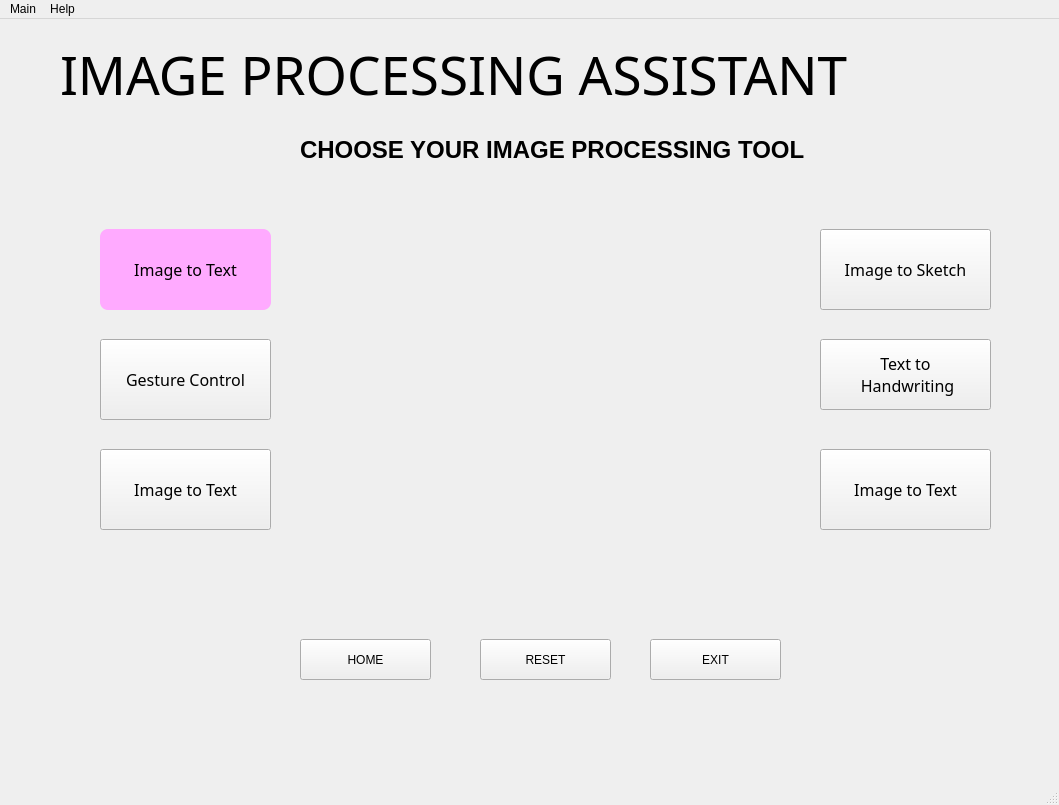
<?xml version="1.0" encoding="UTF-8"?>
<ui version="4.0">
 <class>MainWindow</class>
 <widget class="QMainWindow" name="MainWindow">
  <property name="windowModality">
   <enum>Qt::ApplicationModal</enum>
  </property>
  <property name="geometry">
   <rect>
    <x>0</x>
    <y>0</y>
    <width>1059</width>
    <height>805</height>
   </rect>
  </property>
  <property name="sizePolicy">
   <sizepolicy hsizetype="Fixed" vsizetype="Fixed">
    <horstretch>0</horstretch>
    <verstretch>0</verstretch>
   </sizepolicy>
  </property>
  <property name="sizeIncrement">
   <size>
    <width>10</width>
    <height>0</height>
   </size>
  </property>
  <property name="acceptDrops">
   <bool>false</bool>
  </property>
  <property name="windowTitle">
   <string>Image Process</string>
  </property>
  <property name="windowIcon">
   <iconset theme="EYE">
    <normaloff>../pyqt</normaloff>../pyqt</iconset>
  </property>
  <property name="autoFillBackground">
   <bool>false</bool>
  </property>
  <property name="styleSheet">
   <string notr="true"/>
  </property>
  <property name="tabShape">
   <enum>QTabWidget::Rounded</enum>
  </property>
  <property name="icoo" stdset="0">
   <iconset>
    <normaloff>eye2.png</normaloff>eye2.png</iconset>
  </property>
  <widget class="QWidget" name="centralwidget">
   <widget class="QLabel" name="label">
    <property name="geometry">
     <rect>
      <x>300</x>
      <y>100</y>
      <width>511</width>
      <height>61</height>
     </rect>
    </property>
    <property name="font">
     <font>
      <pointsize>18</pointsize>
      <weight>75</weight>
      <bold>true</bold>
     </font>
    </property>
    <property name="mouseTracking">
     <bool>false</bool>
    </property>
    <property name="layoutDirection">
     <enum>Qt::LeftToRight</enum>
    </property>
    <property name="autoFillBackground">
     <bool>false</bool>
    </property>
    <property name="styleSheet">
     <string notr="true">border-radius:50px;</string>
    </property>
    <property name="text">
     <string>CHOOSE YOUR IMAGE PROCESSING TOOL</string>
    </property>
   </widget>
   <widget class="QPushButton" name="pushButton_2">
    <property name="geometry">
     <rect>
      <x>100</x>
      <y>210</y>
      <width>171</width>
      <height>81</height>
     </rect>
    </property>
    <property name="font">
     <font>
      <family>Eras Demi ITC</family>
      <pointsize>12</pointsize>
      <weight>50</weight>
      <italic>false</italic>
      <bold>false</bold>
      <stylestrategy>PreferDefault</stylestrategy>
     </font>
    </property>
    <property name="cursor">
     <cursorShape>OpenHandCursor</cursorShape>
    </property>
    <property name="autoFillBackground">
     <bool>false</bool>
    </property>
    <property name="styleSheet">
     <string notr="true">font: 12pt &quot;Eras Demi ITC&quot;;
background-color: rgb(255, 170, 255);
border-radius:8;
</string>
    </property>
    <property name="text">
     <string>Image to Text</string>
    </property>
   </widget>
   <widget class="QPushButton" name="pushButton_5">
    <property name="geometry">
     <rect>
      <x>820</x>
      <y>320</y>
      <width>171</width>
      <height>71</height>
     </rect>
    </property>
    <property name="font">
     <font>
      <family>Eras Demi ITC</family>
      <pointsize>12</pointsize>
      <weight>50</weight>
      <italic>false</italic>
      <bold>false</bold>
      <stylestrategy>PreferDefault</stylestrategy>
     </font>
    </property>
    <property name="cursor">
     <cursorShape>OpenHandCursor</cursorShape>
    </property>
    <property name="autoFillBackground">
     <bool>false</bool>
    </property>
    <property name="styleSheet">
     <string notr="true">font: 12pt &quot;Eras Demi ITC&quot;;</string>
    </property>
    <property name="text">
     <string>Text to
 Handwriting</string>
    </property>
   </widget>
   <widget class="QPushButton" name="pushButton_3">
    <property name="geometry">
     <rect>
      <x>820</x>
      <y>210</y>
      <width>171</width>
      <height>81</height>
     </rect>
    </property>
    <property name="font">
     <font>
      <family>Eras Demi ITC</family>
      <pointsize>12</pointsize>
      <weight>50</weight>
      <italic>false</italic>
      <bold>false</bold>
      <stylestrategy>PreferDefault</stylestrategy>
     </font>
    </property>
    <property name="cursor">
     <cursorShape>OpenHandCursor</cursorShape>
    </property>
    <property name="autoFillBackground">
     <bool>false</bool>
    </property>
    <property name="styleSheet">
     <string notr="true">font: 12pt &quot;Eras Demi ITC&quot;;</string>
    </property>
    <property name="text">
     <string>Image to Sketch</string>
    </property>
   </widget>
   <widget class="QPushButton" name="pushButton_4">
    <property name="geometry">
     <rect>
      <x>100</x>
      <y>320</y>
      <width>171</width>
      <height>81</height>
     </rect>
    </property>
    <property name="font">
     <font>
      <family>Eras Demi ITC</family>
      <pointsize>12</pointsize>
      <weight>50</weight>
      <italic>false</italic>
      <bold>false</bold>
      <stylestrategy>PreferDefault</stylestrategy>
     </font>
    </property>
    <property name="cursor">
     <cursorShape>OpenHandCursor</cursorShape>
    </property>
    <property name="autoFillBackground">
     <bool>false</bool>
    </property>
    <property name="styleSheet">
     <string notr="true">font: 12pt &quot;Eras Demi ITC&quot;;</string>
    </property>
    <property name="text">
     <string>Gesture Control</string>
    </property>
   </widget>
   <widget class="QPushButton" name="pushButton_7">
    <property name="geometry">
     <rect>
      <x>820</x>
      <y>430</y>
      <width>171</width>
      <height>81</height>
     </rect>
    </property>
    <property name="font">
     <font>
      <family>Eras Demi ITC</family>
      <pointsize>12</pointsize>
      <weight>50</weight>
      <italic>false</italic>
      <bold>false</bold>
      <stylestrategy>PreferDefault</stylestrategy>
     </font>
    </property>
    <property name="cursor">
     <cursorShape>OpenHandCursor</cursorShape>
    </property>
    <property name="autoFillBackground">
     <bool>false</bool>
    </property>
    <property name="styleSheet">
     <string notr="true">font: 12pt &quot;Eras Demi ITC&quot;;</string>
    </property>
    <property name="text">
     <string>Image to Text</string>
    </property>
   </widget>
   <widget class="QPushButton" name="pushButton_6">
    <property name="geometry">
     <rect>
      <x>100</x>
      <y>430</y>
      <width>171</width>
      <height>81</height>
     </rect>
    </property>
    <property name="font">
     <font>
      <family>Eras Demi ITC</family>
      <pointsize>12</pointsize>
      <weight>50</weight>
      <italic>false</italic>
      <bold>false</bold>
      <stylestrategy>PreferDefault</stylestrategy>
     </font>
    </property>
    <property name="cursor">
     <cursorShape>OpenHandCursor</cursorShape>
    </property>
    <property name="autoFillBackground">
     <bool>false</bool>
    </property>
    <property name="styleSheet">
     <string notr="true">font: 12pt &quot;Eras Demi ITC&quot;;</string>
    </property>
    <property name="text">
     <string>Image to Text</string>
    </property>
   </widget>
   <widget class="QPushButton" name="mic">
    <property name="geometry">
     <rect>
      <x>500</x>
      <y>270</y>
      <width>111</width>
      <height>151</height>
     </rect>
    </property>
    <property name="font">
     <font>
      <family>Eras Demi ITC</family>
      <pointsize>12</pointsize>
      <weight>50</weight>
      <italic>false</italic>
      <bold>false</bold>
      <stylestrategy>NoAntialias</stylestrategy>
     </font>
    </property>
    <property name="cursor">
     <cursorShape>OpenHandCursor</cursorShape>
    </property>
    <property name="autoFillBackground">
     <bool>false</bool>
    </property>
    <property name="styleSheet">
     <string notr="true">font: 12pt &quot;Eras Demi ITC&quot;;

border-radius:55px;</string>
    </property>
    <property name="text">
     <string/>
    </property>
    <property name="icon">
     <iconset>
      <normaloff>mic.png</normaloff>mic.png</iconset>
    </property>
    <property name="iconSize">
     <size>
      <width>50</width>
      <height>50</height>
     </size>
    </property>
    <property name="checkable">
     <bool>true</bool>
    </property>
    <property name="autoRepeatInterval">
     <number>107</number>
    </property>
    <property name="default">
     <bool>false</bool>
    </property>
   </widget>
   <widget class="QPushButton" name="pushButton_8">
    <property name="geometry">
     <rect>
      <x>480</x>
      <y>620</y>
      <width>131</width>
      <height>41</height>
     </rect>
    </property>
    <property name="styleSheet">
     <string notr="true"/>
    </property>
    <property name="text">
     <string>RESET</string>
    </property>
   </widget>
   <widget class="QLabel" name="label_2">
    <property name="geometry">
     <rect>
      <x>60</x>
      <y>-10</y>
      <width>1051</width>
      <height>131</height>
     </rect>
    </property>
    <property name="font">
     <font>
      <family>Cooper Black</family>
      <pointsize>40</pointsize>
      <weight>50</weight>
      <italic>false</italic>
      <bold>false</bold>
     </font>
    </property>
    <property name="mouseTracking">
     <bool>false</bool>
    </property>
    <property name="layoutDirection">
     <enum>Qt::LeftToRight</enum>
    </property>
    <property name="autoFillBackground">
     <bool>false</bool>
    </property>
    <property name="styleSheet">
     <string notr="true">border-radius:50px;
font: 40pt &quot;Cooper Black&quot;;


</string>
    </property>
    <property name="text">
     <string>IMAGE PROCESSING ASSISTANT</string>
    </property>
   </widget>
   <widget class="QPushButton" name="pushButton_9">
    <property name="geometry">
     <rect>
      <x>650</x>
      <y>620</y>
      <width>131</width>
      <height>41</height>
     </rect>
    </property>
    <property name="styleSheet">
     <string notr="true"/>
    </property>
    <property name="text">
     <string>EXIT</string>
    </property>
   </widget>
   <widget class="QPushButton" name="pushButton_10">
    <property name="geometry">
     <rect>
      <x>300</x>
      <y>620</y>
      <width>131</width>
      <height>41</height>
     </rect>
    </property>
    <property name="styleSheet">
     <string notr="true"/>
    </property>
    <property name="text">
     <string>HOME</string>
    </property>
   </widget>
   <widget class="QWidget" name="widget" native="true">
    <property name="geometry">
     <rect>
      <x>0</x>
      <y>0</y>
      <width>1061</width>
      <height>761</height>
     </rect>
    </property>
   </widget>
   <zorder>widget</zorder>
   <zorder>label</zorder>
   <zorder>pushButton_2</zorder>
   <zorder>pushButton_5</zorder>
   <zorder>pushButton_3</zorder>
   <zorder>pushButton_4</zorder>
   <zorder>pushButton_7</zorder>
   <zorder>pushButton_6</zorder>
   <zorder>mic</zorder>
   <zorder>pushButton_8</zorder>
   <zorder>label_2</zorder>
   <zorder>pushButton_9</zorder>
   <zorder>pushButton_10</zorder>
  </widget>
  <widget class="QMenuBar" name="menubar">
   <property name="geometry">
    <rect>
     <x>0</x>
     <y>0</y>
     <width>1059</width>
     <height>21</height>
    </rect>
   </property>
   <widget class="QMenu" name="menuHello">
    <property name="title">
     <string>Main</string>
    </property>
    <addaction name="actionExit"/>
   </widget>
   <widget class="QMenu" name="menuHelp">
    <property name="title">
     <string>Help</string>
    </property>
    <addaction name="separator"/>
    <addaction name="actionOwner"/>
    <addaction name="actionAbout"/>
    <addaction name="separator"/>
   </widget>
   <addaction name="menuHello"/>
   <addaction name="menuHelp"/>
  </widget>
  <widget class="QStatusBar" name="statusbar"/>
  <action name="actionOwner">
   <property name="text">
    <string>Owner</string>
   </property>
  </action>
  <action name="actionAbout">
   <property name="text">
    <string>About</string>
   </property>
  </action>
  <action name="actionExit">
   <property name="text">
    <string>Exit</string>
   </property>
  </action>
 </widget>
 <resources/>
 <connections/>
</ui>
